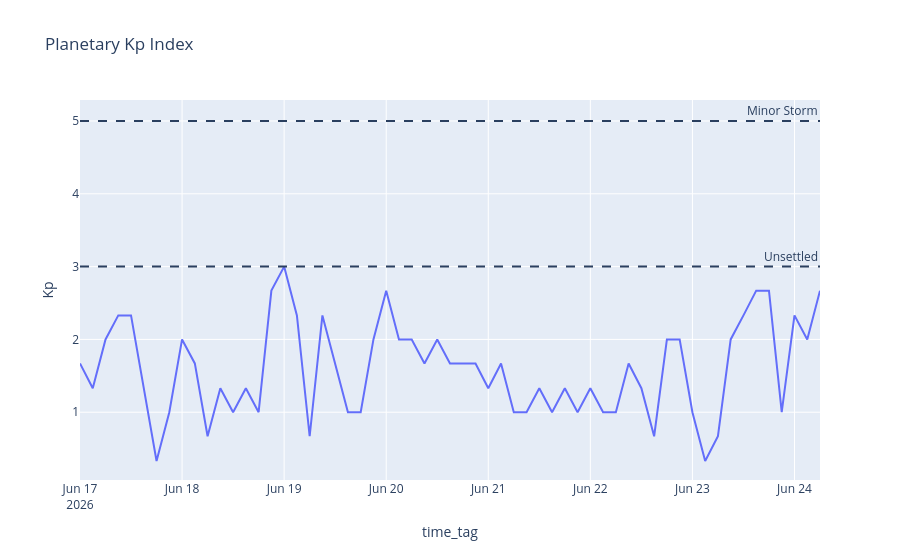

The code cell stored with this chart in its notebook:
### Code cell
fig = px.line(
    df,
    x="time_tag",
    y="Kp",
    title="Planetary Kp Index"
)

fig.add_hline(y=3,
              line_dash="dash",
              annotation_text="Unsettled")

fig.add_hline(y=5,
              line_dash="dash",
              annotation_text="Minor Storm")

fig
